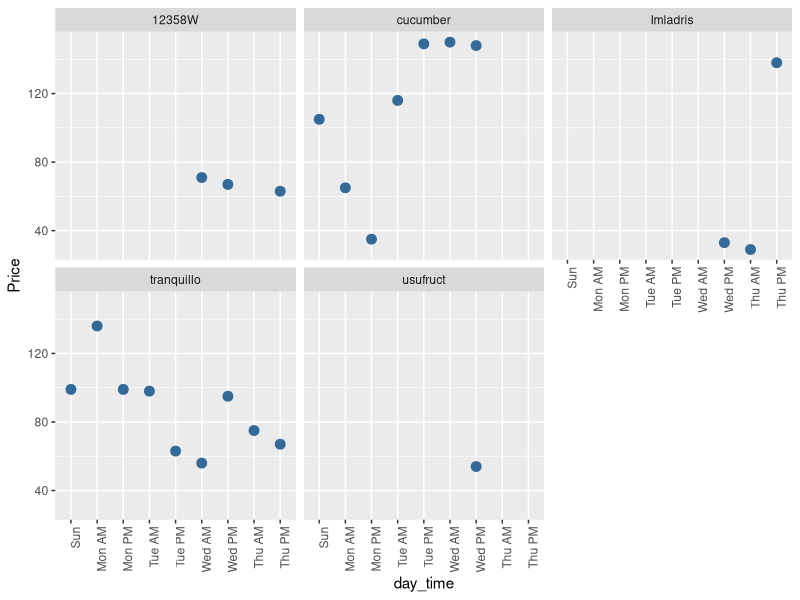
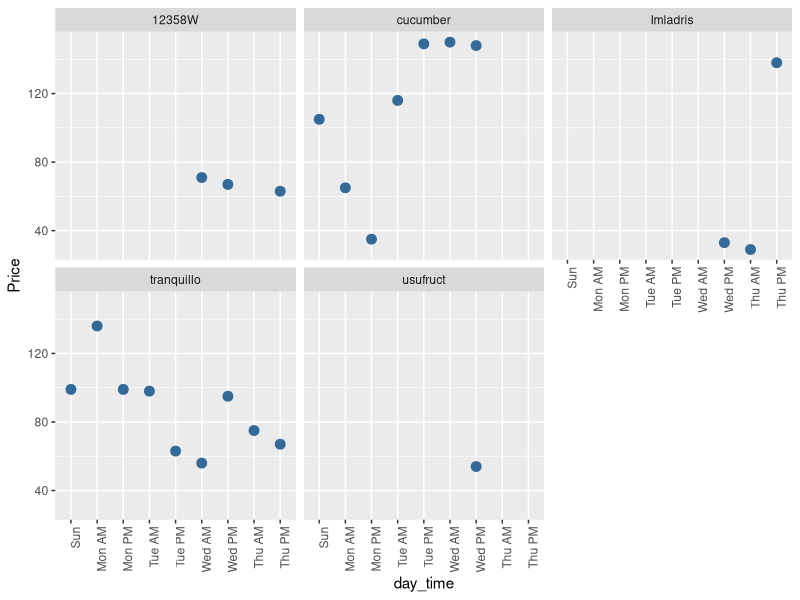

Write the R code that produced these figures, in order.
library(readr)
library(lubridate)
library(ggplot2)
library(stringr)

df <- read.csv('./data/parsed.csv', stringsAsFactors = FALSE, na = c("", "NA"))

level_order <- c("Sun", "Mon AM", "Mon PM", "Tue AM", "Tue PM", "Wed AM", 
                 "Wed PM", "Thu AM", "Thu PM", "Fri AM", "Fri PM", "Sat AM", "Sat PM")

# clean up data types
df$Date <- ymd(df$Date)

df$day_time <- str_c(df$day_of_week, str_replace_na(df$Time, replacement=""), sep=" ")
df$day_time <- trimws(df$day_time)
df$day_time <- factor(df$day_time, levels = level_order)

ggplot( df , aes(x=day_time, y=Price, color=week )) + 
  geom_point(size=3) +  
  facet_wrap(~Island) +
  theme(legend.position="none",
        axis.text.x = element_text(angle = 90, hjust = 1)) + 
  scale_x_discrete()
ggsave("./plots/per_island_prices.png")
